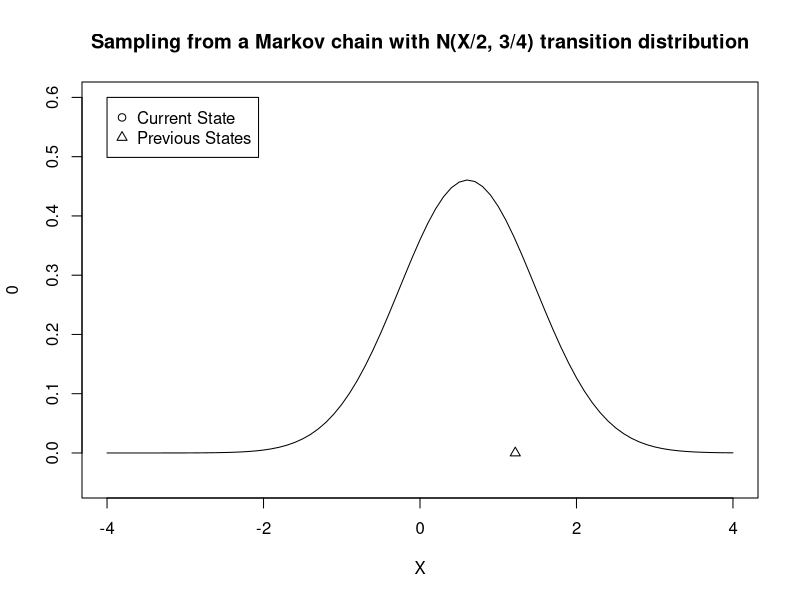
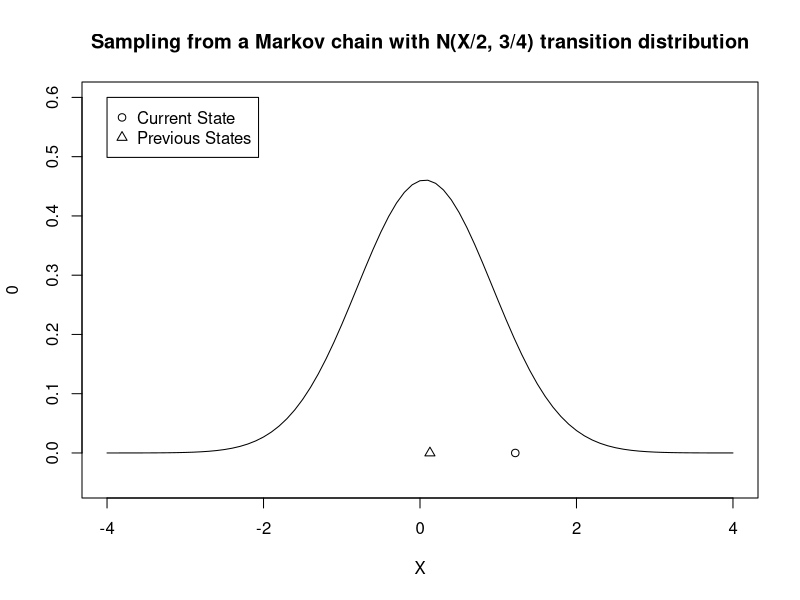
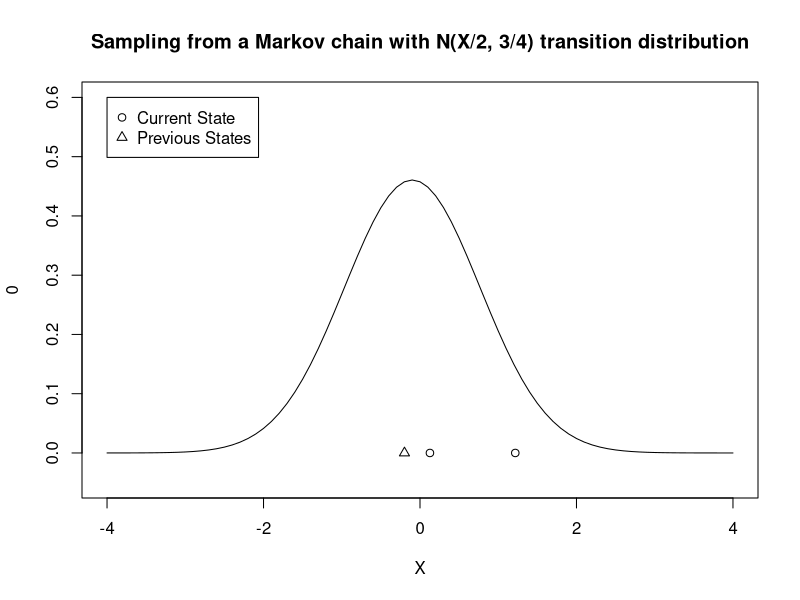
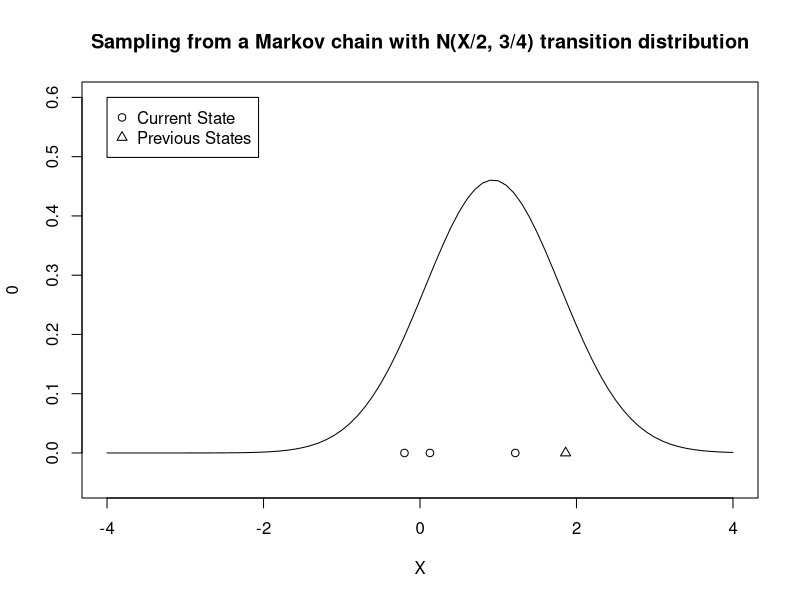
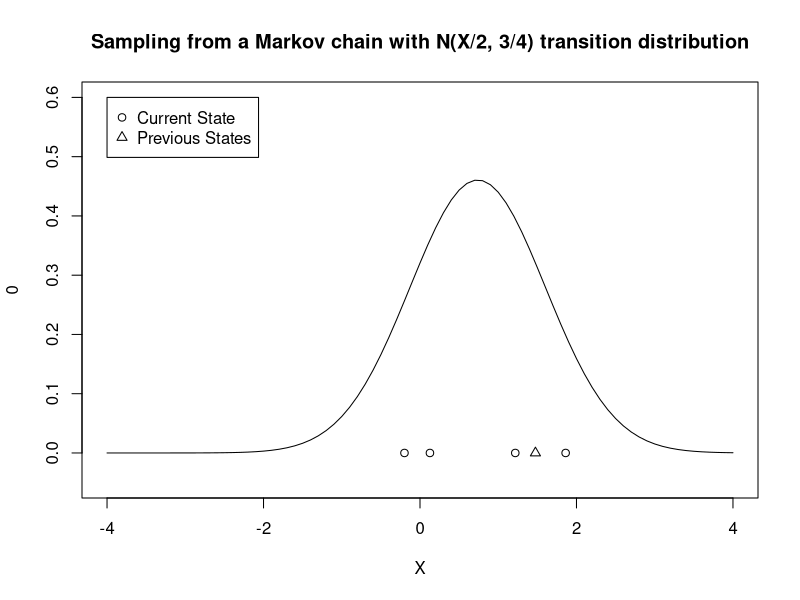
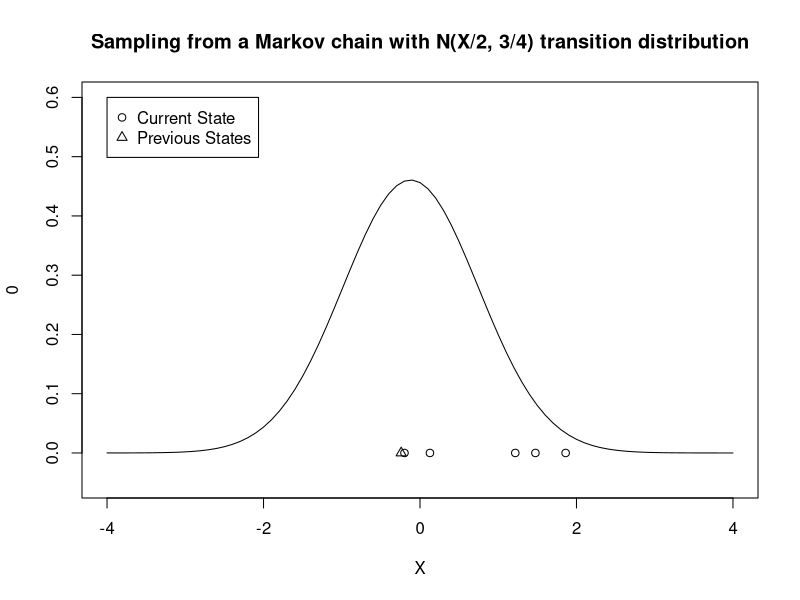
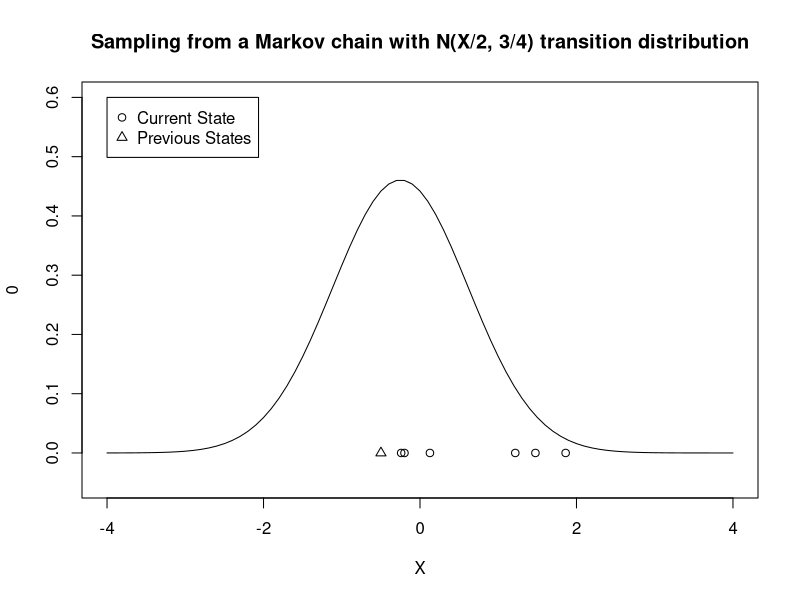
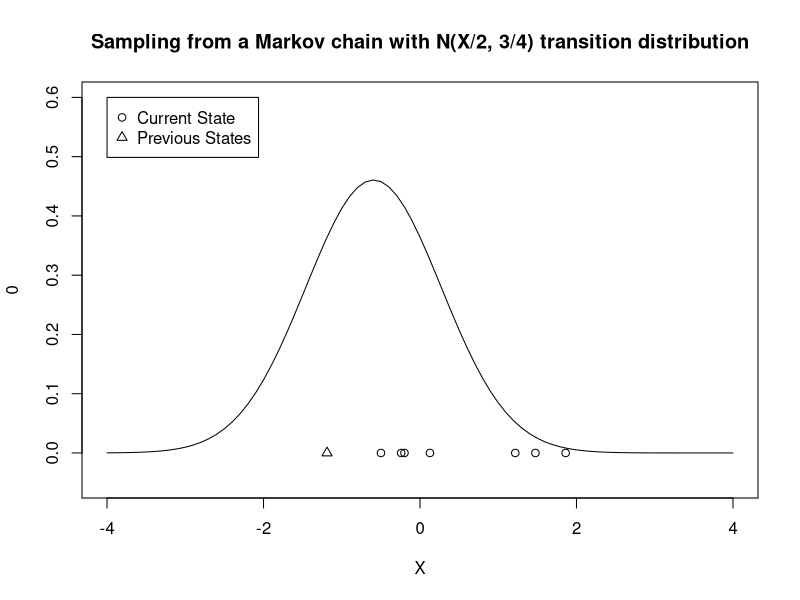

Write the R code that produced these figures, in order.
# This is a continuous space Markov chain with N(x/2, sqrt(3/4)) transition
# distribution. R considers the second parameter as standard
# deviation not variance.

options(error = recover);

par(ask = TRUE);
samp = numeric(0);

continuousMC1 = function() {

	# Number of samples from the Markov chain
	n = 1000;

	X = 0.5;
	for(i in 1:n) {
		# when we are at point X, we sample a new point from N(X/2, sqrt(3/4)).
		X = rnorm(1, mean = X/2, sd = sqrt(3/4));
		samp[i] = X;

		# This part plots the samples. and shows where the transition
		# distributon is at any given time.
		plot(X, 0, xlim = c(-4, 4), ylim = c(-0.05, 0.6), pch = 2, main = "Sampling from a Markov chain with N(X/2, 3/4) transition distribution");
		lines( seq(-4, 4, by=.1), dnorm(seq(-4, 4, by=.1),  mean = X/2, sd = sqrt(3/4)));
		print(i);
		if(i >= 2) {
			points(samp[1:(i - 1)], rep(0, i - 1));
		}
		legend(x = -4, y = .6, pch = c(1, 2), legend = c("Current State", "Previous States"))
	}
	hist(samp[101:n]);
}

continuousMC1();

